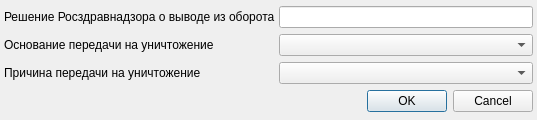
<?xml version="1.0" encoding="UTF-8"?>
<ui version="4.0">
 <class>UtilizationChoiceDialog</class>
 <widget class="QDialog" name="UtilizationChoiceDialog">
  <property name="geometry">
   <rect>
    <x>0</x>
    <y>0</y>
    <width>537</width>
    <height>120</height>
   </rect>
  </property>
  <property name="sizePolicy">
   <sizepolicy hsizetype="Preferred" vsizetype="Preferred">
    <horstretch>0</horstretch>
    <verstretch>0</verstretch>
   </sizepolicy>
  </property>
  <property name="windowTitle">
   <string>Dialog</string>
  </property>
  <layout class="QGridLayout" name="gridLayout">
   <property name="margin">
    <number>4</number>
   </property>
   <property name="spacing">
    <number>4</number>
   </property>
   <item row="1" column="1">
    <widget class="CDestructionTypeComboBox" name="cmbDestructionType"/>
   </item>
   <item row="3" column="1">
    <widget class="CReasonDestructionTypeComboBox" name="cmbReasonDestructionType"/>
   </item>
   <item row="0" column="1">
    <widget class="QLineEdit" name="edtDecisionWithDrawFromCirculation"/>
   </item>
   <item row="1" column="0">
    <widget class="QLabel" name="lblDestructionType">
     <property name="text">
      <string>Основание передачи на уничтожение</string>
     </property>
    </widget>
   </item>
   <item row="0" column="0">
    <widget class="QLabel" name="lblDecisionWithDrawFromCirculation">
     <property name="text">
      <string>Решение Росздравнадзора о выводе из оборота</string>
     </property>
    </widget>
   </item>
   <item row="3" column="0">
    <widget class="QLabel" name="lblReasonDestructionType">
     <property name="text">
      <string>Причина передачи на уничтожение</string>
     </property>
    </widget>
   </item>
   <item row="5" column="0" colspan="2">
    <widget class="QDialogButtonBox" name="buttonBox">
     <property name="orientation">
      <enum>Qt::Horizontal</enum>
     </property>
     <property name="standardButtons">
      <set>QDialogButtonBox::Cancel|QDialogButtonBox::Ok</set>
     </property>
    </widget>
   </item>
  </layout>
 </widget>
 <customwidgets>
  <customwidget>
   <class>CDestructionTypeComboBox</class>
   <extends>QComboBox</extends>
   <header>Stock/Utils.h</header>
  </customwidget>
  <customwidget>
   <class>CReasonDestructionTypeComboBox</class>
   <extends>QComboBox</extends>
   <header>Stock/Utils.h</header>
  </customwidget>
 </customwidgets>
 <resources/>
 <connections>
  <connection>
   <sender>buttonBox</sender>
   <signal>accepted()</signal>
   <receiver>UtilizationChoiceDialog</receiver>
   <slot>accept()</slot>
   <hints>
    <hint type="sourcelabel">
     <x>248</x>
     <y>254</y>
    </hint>
    <hint type="destinationlabel">
     <x>157</x>
     <y>274</y>
    </hint>
   </hints>
  </connection>
  <connection>
   <sender>buttonBox</sender>
   <signal>rejected()</signal>
   <receiver>UtilizationChoiceDialog</receiver>
   <slot>reject()</slot>
   <hints>
    <hint type="sourcelabel">
     <x>316</x>
     <y>260</y>
    </hint>
    <hint type="destinationlabel">
     <x>286</x>
     <y>274</y>
    </hint>
   </hints>
  </connection>
 </connections>
</ui>
